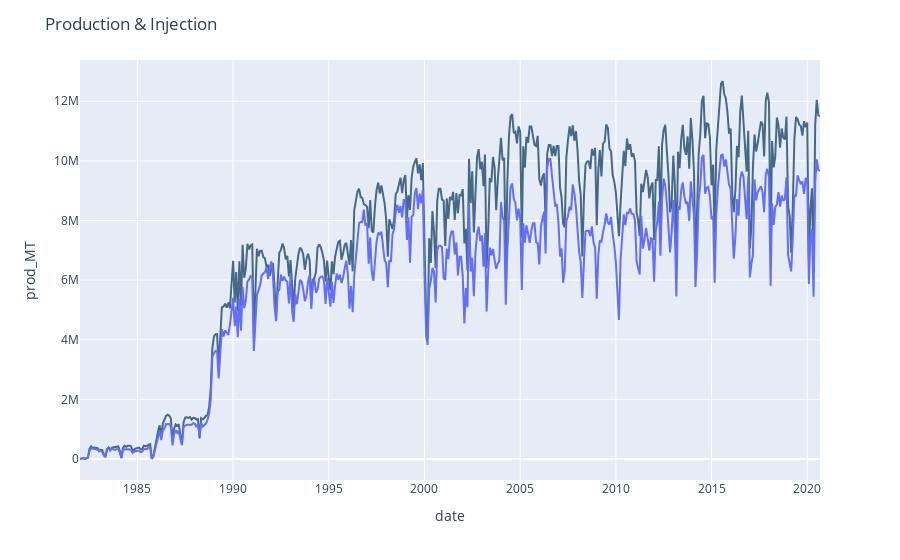

Notebook code for this chart:
### Code cell
# Plotly figure 1
fig = px.line(salton, x='date', y='prod_MT',
              hover_name='prod_MT')

fig.update_traces(line_color='#456987')
fig.update_layout(title='Production & Injection' , showlegend=True)

# Plotly figure 2
fig2 = go.Figure(fig.add_traces(
                 data=px.line(salton, x='date', y='injection_MT',
                              hover_name="injection_MT")._data))
fig2.update_layout(title='Production & Injection' , showlegend=True)

fig2.show()

### Figure 1 — Plotly figure (JSON) as saved in the notebook; plotly's stock layout.template omitted (floating-point values rounded to 4 significant figures; data arrays with more than 128 entries replaced by an {"elided": "..."} marker saying what was removed)
{"data": [{"hovertemplate": "<b>%{hovertext}</b><br><br>date=%{x}<br>prod_MT=%{y}<extra></extra>", "hovertext": {"elided": "465 int values"}, "legendgroup": "", "line": {"color": "#456987", "dash": "solid"}, "mode": "lines", "name": "", "orientation": "v", "showlegend": false, "type": "scatter", "x": {"elided": "465 str values"}, "xaxis": "x", "y": {"elided": "465 int values"}, "yaxis": "y"}, {"hovertemplate": "<b>%{hovertext}</b><br><br>date=%{x}<br>injection_MT=%{y}<extra></extra>", "hovertext": {"elided": "465 int values"}, "legendgroup": "", "line": {"color": "#636efa", "dash": "solid"}, "mode": "lines", "name": "", "orientation": "v", "showlegend": false, "type": "scatter", "x": {"elided": "465 str values"}, "xaxis": "x", "y": {"elided": "465 int values"}, "yaxis": "y"}], "layout": {"legend": {"tracegroupgap": 0}, "margin": {"t": 60}, "showlegend": true, "title": {"text": "Production & Injection"}, "xaxis": {"anchor": "y", "domain": [0, 1], "title": {"text": "date"}}, "yaxis": {"anchor": "x", "domain": [0, 1], "title": {"text": "prod_MT"}}}}
